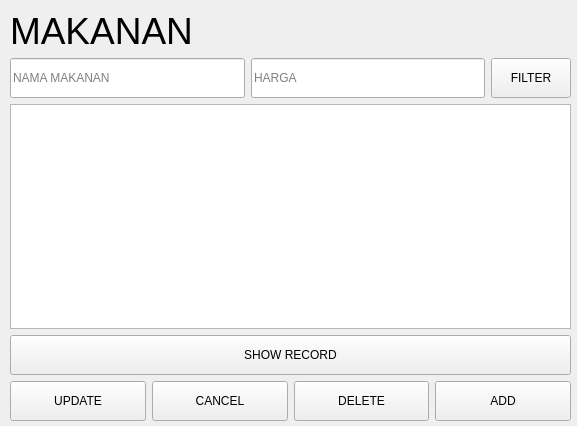
<?xml version="1.0" encoding="UTF-8"?>
<ui version="4.0">
 <class>Form</class>
 <widget class="QWidget" name="Form">
  <property name="geometry">
   <rect>
    <x>0</x>
    <y>0</y>
    <width>577</width>
    <height>426</height>
   </rect>
  </property>
  <property name="windowTitle">
   <string>Form</string>
  </property>
  <widget class="QWidget" name="verticalLayoutWidget">
   <property name="geometry">
    <rect>
     <x>10</x>
     <y>10</y>
     <width>561</width>
     <height>411</height>
    </rect>
   </property>
   <layout class="QVBoxLayout" name="verticalLayout_4">
    <item>
     <widget class="QLabel" name="judul">
      <property name="minimumSize">
       <size>
        <width>0</width>
        <height>40</height>
       </size>
      </property>
      <property name="font">
       <font>
        <pointsize>28</pointsize>
       </font>
      </property>
      <property name="text">
       <string>MAKANAN</string>
      </property>
     </widget>
    </item>
    <item>
     <layout class="QHBoxLayout" name="horizontalLayout_7">
      <item>
       <widget class="QLineEdit" name="namamakanan">
        <property name="minimumSize">
         <size>
          <width>0</width>
          <height>40</height>
         </size>
        </property>
        <property name="placeholderText">
         <string>NAMA MAKANAN</string>
        </property>
       </widget>
      </item>
      <item>
       <widget class="QLineEdit" name="harga">
        <property name="minimumSize">
         <size>
          <width>0</width>
          <height>40</height>
         </size>
        </property>
        <property name="placeholderText">
         <string>HARGA</string>
        </property>
       </widget>
      </item>
      <item>
       <widget class="QPushButton" name="filter">
        <property name="minimumSize">
         <size>
          <width>0</width>
          <height>40</height>
         </size>
        </property>
        <property name="text">
         <string>FILTER</string>
        </property>
       </widget>
      </item>
     </layout>
    </item>
    <item>
     <layout class="QVBoxLayout" name="verticalLayout_5">
      <item>
       <widget class="QTableView" name="tableView">
        <property name="minimumSize">
         <size>
          <width>0</width>
          <height>40</height>
         </size>
        </property>
        <attribute name="horizontalHeaderStretchLastSection">
         <bool>true</bool>
        </attribute>
       </widget>
      </item>
      <item>
       <widget class="QPushButton" name="SHOW_RECORD">
        <property name="minimumSize">
         <size>
          <width>0</width>
          <height>40</height>
         </size>
        </property>
        <property name="text">
         <string>SHOW RECORD</string>
        </property>
       </widget>
      </item>
     </layout>
    </item>
    <item>
     <layout class="QHBoxLayout" name="horizontalLayout_4">
      <item>
       <widget class="QPushButton" name="UPDATE">
        <property name="minimumSize">
         <size>
          <width>0</width>
          <height>40</height>
         </size>
        </property>
        <property name="text">
         <string>UPDATE</string>
        </property>
       </widget>
      </item>
      <item>
       <widget class="QPushButton" name="CANCEL">
        <property name="minimumSize">
         <size>
          <width>0</width>
          <height>40</height>
         </size>
        </property>
        <property name="text">
         <string>CANCEL</string>
        </property>
       </widget>
      </item>
      <item>
       <widget class="QPushButton" name="DELETE">
        <property name="minimumSize">
         <size>
          <width>0</width>
          <height>40</height>
         </size>
        </property>
        <property name="text">
         <string>DELETE</string>
        </property>
       </widget>
      </item>
      <item>
       <widget class="QPushButton" name="ADD">
        <property name="minimumSize">
         <size>
          <width>0</width>
          <height>40</height>
         </size>
        </property>
        <property name="text">
         <string>ADD</string>
        </property>
       </widget>
      </item>
     </layout>
    </item>
   </layout>
  </widget>
 </widget>
 <resources/>
 <connections/>
</ui>
